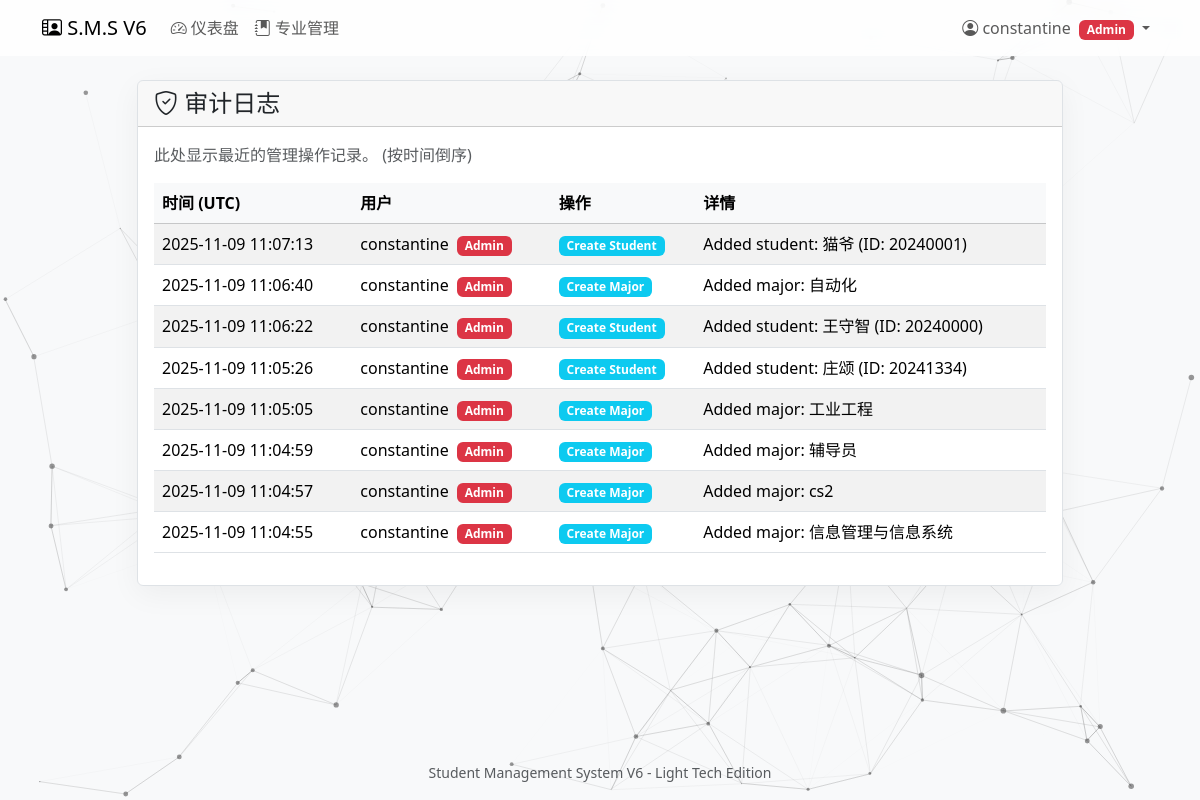
The app's page /audit-log (signed in) with its own data.
### app/models.py (models this page shows, shortened)
class User(UserMixin, db.Model):
    __tablename__ = 'users'
    id = db.Column(db.Integer, primary_key=True)
    username = db.Column(db.String(64), unique=True, nullable=False, index=True)
    password_hash = db.Column(db.String(256), nullable=False)
    role = db.Column(db.String(10), nullable=False, default='guest')
    logs = db.relationship('AuditLog', backref='user', lazy='dynamic')
    def is_admin(self):
        return self.role == 'admin'

class AuditLog(db.Model):
    __tablename__ = 'audit_logs'
    id = db.Column(db.Integer, primary_key=True)
    user_id = db.Column(db.Integer, db.ForeignKey('users.id'))
    action = db.Column(db.String(128), nullable=False) # 例如 "Create Student"
    details = db.Column(db.Text, nullable=True) # 例如 "Added student 'John Doe' (ID: 101)"
    timestamp = db.Column(db.DateTime, index=True, default=datetime.utcnow)

### app/main/routes.py (the view)
@main.route('/audit-log')
@admin_required
def audit_log():
    logs = AuditLog.query.order_by(AuditLog.timestamp.desc()).all()
    return render_template('audit_log.html', title="审计日志", logs=logs)

### app/main/routes.py (called while the page is built)
def admin_required(f):
    @wraps(f)
    def decorated_function(*args, **kwargs):
        if not current_user.is_authenticated:
            return login_manager.unauthorized()
        if not current_user.is_admin():
            flash('您没有管理员权限执行此操作。', 'danger')
            return redirect(url_for('main.index'))
        return f(*args, **kwargs)
    return decorated_function

### app/models.py (called while the page is built)
@login_manager.user_loader
def load_user(user_id):
    return User.query.get(int(user_id))

### app/templates/audit_log.html
{% extends "base.html" %}
{% block content %}
<div class="row justify-content-center">
    <div class="col-lg-10">
        <div class="card">
            <div class="card-header">
                <h4 class="mb-0"><i class="bi bi-shield-check"></i> 审计日志</h4>
            </div>
            <div class="card-body">
                <p class="text-muted">此处显示最近的管理操作记录。 (按时间倒序)</p>
                <div class="table-responsive">
                    <table class="table table-striped table-hover align-middle">
                        <thead class="table-light">
                            <tr>
                                <th scope="col">时间 (UTC)</th>
                                <th scope="col">用户</th>
                                <th scope="col">操作</th>
                                <th scope="col">详情</th>
                            </tr>
                        </thead>
                        <tbody>
                            {% for log in logs %}
                            <tr>
                                <td class="text-nowrap">{{ log.timestamp.strftime('%Y-%m-%d %H:%M:%S') }}</td>
                                <td class="text-nowrap">
                                    {% if log.user %}
                                        {{ log.user.username }}
                                        {% if log.user.is_admin() %}
                                            <span class="badge bg-danger ms-1">Admin</span>
                                        {% endif %}
                                    {% else %}
                                        <span class="text-muted">N/A</span>
                                    {% endif %}
                                </td>
                                <td class="text-nowrap"><span class="badge bg-info">{{ log.action }}</span></td>
                                <td>{{ log.details }}</td>
                            </tr>
                            {% else %}
                            <tr>
                                <td colspan="4" class="text-center py-4">暂无审计日志。</td>
                            </tr>
                            {% endfor %}
                        </tbody>
                    </table>
                </div>
            </div>
        </div>
    </div>
</div>
{% endblock %}

### app/templates/base.html (shortened to what this page needs)
<!DOCTYPE html>
<html lang="zh-CN" data-bs-theme="light">
<head>
    <link href="https://cdn.jsdelivr.net/npm/bootstrap@5.3.3/dist/css/bootstrap.min.css" rel="stylesheet">
    <link href="https://cdn.jsdelivr.net/npm/bootstrap-icons@1.11.3/font/bootstrap-icons.min.css" rel="stylesheet">
</head>
<body class="d-flex flex-column min-vh-100">
    <div id="particles-js"></div>
    <nav class="navbar navbar-expand-lg navbar-light bg-light mb-4 sticky-top" style="background-color: rgba(255, 255, 255, 0.8) !important; backdrop-filter: blur(10px);">
        <div class="container">
            <a class="navbar-brand" href="{{ url_for('main.index') }}"><i class="bi bi-person-video2"></i> S.M.S V6</a>
            <div class="collapse navbar-collapse" id="navbarNav">
                <ul class="navbar-nav me-auto mb-2 mb-lg-0">
                    <li class="nav-item">
                        <a class="nav-link" href="{{ url_for('main.index') }}"><i class="bi bi-speedometer2"></i> 仪表盘</a>
                    </li>
                    {% if current_user.is_authenticated and current_user.is_admin() %}
                        <li class="nav-item">
                            <a class="nav-link" href="{{ url_for('main.manage_majors') }}"><i class="bi bi-journal-bookmark-fill"></i> 专业管理</a>
                        </li>
                    {% endif %}
                </ul>
                <ul class="navbar-nav ms-auto mb-2 mb-lg-0">
                    {% if current_user.is_authenticated %}
                        <li class="nav-item dropdown">
                            <a class="nav-link dropdown-toggle" href="#" id="navbarDropdown" role="button" data-bs-toggle="dropdown" aria-expanded="false">
                                <i class="bi bi-person-circle"></i> {{ current_user.username }}
                                {% if current_user.is_admin() %}<span class="badge bg-danger ms-1">Admin</span>{% else %}<span class="badge bg-secondary ms-1">Guest</span>{% endif %}
                            </a>
                        </li>
                    {% endif %}
                </ul>
            </div>
        </div>
    </nav>
    <main class="container pb-5">
        {% block content %}{% endblock %}
    </main>
    <footer class="mt-auto text-center text-muted py-3">
        <small>Student Management System V6 - Light Tech Edition</small>
    </footer>
</body>
</html>

### app/templates/base.html (style rules this page uses)
#particles-js { position: fixed; width: 100%; height: 100%; top: 0; left: 0; z-index: -10; background-color: #f8f9fa; }
body { background-color: #f8f9fa; color: #212529; }
.card { background-color: #ffffff; border: 1px solid #dee2e6; box-shadow: 0 8px 30px rgba(0,0,0,0.05); animation: fadeIn 0.5s ease-out; }
.btn, .nav-link, .btn-group > .btn, .list-group-item { transition: all 0.3s ease; }

### records on screen
User: username "constantine"
AuditLog: timestamp "2025-11-09 11:07:13", user.username "constantine", action "Create Student", details "Added student: 猫爷 (ID: 20240001)"
AuditLog: timestamp "2025-11-09 11:06:40", user.username "constantine", action "Create Major", details "Added major: 自动化"
AuditLog: timestamp "2025-11-09 11:06:22", user.username "constantine", action "Create Student", details "Added student: 王守智 (ID: 20240000)"
AuditLog: timestamp "2025-11-09 11:05:26", user.username "constantine", action "Create Student", details "Added student: 庄颂 (ID: 20241334)"
AuditLog: timestamp "2025-11-09 11:05:05", user.username "constantine", action "Create Major", details "Added major: 工业工程"
AuditLog: timestamp "2025-11-09 11:04:59", user.username "constantine", action "Create Major", details "Added major: 辅导员"
AuditLog: timestamp "2025-11-09 11:04:57", user.username "constantine", action "Create Major", details "Added major: cs2"
AuditLog: timestamp "2025-11-09 11:04:55", user.username "constantine", action "Create Major", details "Added major: 信息管理与信息系统"
